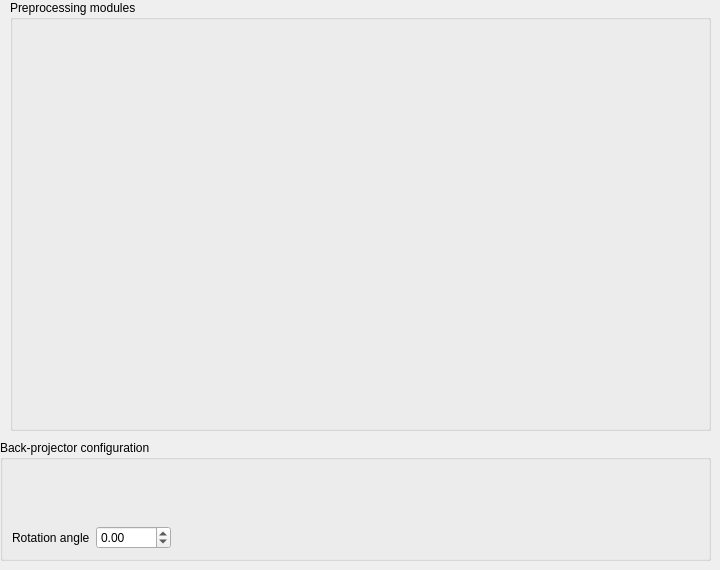
        <widget class="QWidget" name="tabProcSettings">
         <attribute name="title">
          <string>Processing configuration</string>
         </attribute>
         <widget class="QGroupBox" name="groupModuleConfig">
          <property name="geometry">
           <rect>
            <x>10</x>
            <y>0</y>
            <width>701</width>
            <height>431</height>
           </rect>
          </property>
          <property name="title">
           <string>Preprocessing modules</string>
          </property>
          <widget class="ModuleChainConfiguratorWidget" name="moduleconfigurator" native="true">
           <property name="geometry">
            <rect>
             <x>10</x>
             <y>30</y>
             <width>681</width>
             <height>391</height>
            </rect>
           </property>
          </widget>
         </widget>
         <widget class="QGroupBox" name="groupBackProjConfig">
          <property name="geometry">
           <rect>
            <x>0</x>
            <y>440</y>
            <width>711</width>
            <height>121</height>
           </rect>
          </property>
          <property name="title">
           <string>Back-projector configuration</string>
          </property>
          <layout class="QGridLayout" name="gridLayout_5">
           <item row="1" column="0">
            <widget class="QLabel" name="label_39">
             <property name="text">
              <string>Rotation angle</string>
             </property>
             <property name="buddy">
              <cstring>dspinRotateRecon</cstring>
             </property>
            </widget>
           </item>
           <item row="1" column="1">
            <widget class="QDoubleSpinBox" name="dspinRotateRecon">
             <property name="minimum">
              <double>-1000.000000000000000</double>
             </property>
             <property name="maximum">
              <double>1000.000000000000000</double>
             </property>
            </widget>
           </item>
           <item row="1" column="2">
            <spacer name="horizontalSpacer_3">
             <property name="orientation">
              <enum>Qt::Horizontal</enum>
             </property>
             <property name="sizeHint" stdset="0">
              <size>
               <width>237</width>
               <height>20</height>
              </size>
             </property>
            </spacer>
           </item>
           <item row="0" column="0" colspan="3">
            <widget class="SingleModuleConfiguratorWidget" name="ConfiguratorBackProj" native="true"/>
           </item>
          </layout>
         </widget>
        </widget>
